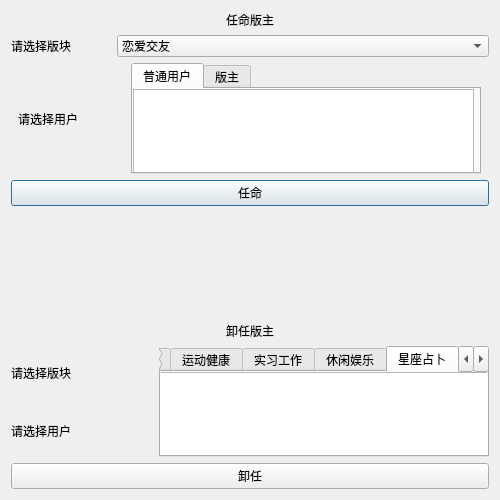
<?xml version="1.0" encoding="UTF-8"?>
<ui version="4.0">
 <class>AppointWin</class>
 <widget class="QDialog" name="AppointWin">
  <property name="geometry">
   <rect>
    <x>0</x>
    <y>0</y>
    <width>500</width>
    <height>500</height>
   </rect>
  </property>
  <property name="sizePolicy">
   <sizepolicy hsizetype="Fixed" vsizetype="Preferred">
    <horstretch>0</horstretch>
    <verstretch>0</verstretch>
   </sizepolicy>
  </property>
  <property name="minimumSize">
   <size>
    <width>500</width>
    <height>500</height>
   </size>
  </property>
  <property name="maximumSize">
   <size>
    <width>500</width>
    <height>1000</height>
   </size>
  </property>
  <property name="windowTitle">
   <string>Dialog</string>
  </property>
  <layout class="QVBoxLayout" name="verticalLayout_3">
   <item>
    <layout class="QVBoxLayout" name="verticalLayout_2">
     <item>
      <widget class="QLabel" name="label_2">
       <property name="text">
        <string>任命版主</string>
       </property>
       <property name="alignment">
        <set>Qt::AlignCenter</set>
       </property>
      </widget>
     </item>
     <item>
      <layout class="QHBoxLayout" name="horizontalLayout">
       <item>
        <widget class="QLabel" name="label_4">
         <property name="minimumSize">
          <size>
           <width>100</width>
           <height>0</height>
          </size>
         </property>
         <property name="maximumSize">
          <size>
           <width>100</width>
           <height>16777215</height>
          </size>
         </property>
         <property name="text">
          <string>请选择版块</string>
         </property>
        </widget>
       </item>
       <item>
        <widget class="QComboBox" name="comboBox">
         <property name="sizePolicy">
          <sizepolicy hsizetype="Expanding" vsizetype="Fixed">
           <horstretch>0</horstretch>
           <verstretch>0</verstretch>
          </sizepolicy>
         </property>
         <item>
          <property name="text">
           <string>恋爱交友</string>
          </property>
         </item>
         <item>
          <property name="text">
           <string>升学交流</string>
          </property>
         </item>
         <item>
          <property name="text">
           <string>学习交流</string>
          </property>
         </item>
         <item>
          <property name="text">
           <string>运动健康</string>
          </property>
         </item>
         <item>
          <property name="text">
           <string>实习工作</string>
          </property>
         </item>
         <item>
          <property name="text">
           <string>休闲娱乐</string>
          </property>
         </item>
         <item>
          <property name="text">
           <string>星座占卜</string>
          </property>
         </item>
         <item>
          <property name="text">
           <string>外出旅游</string>
          </property>
         </item>
         <item>
          <property name="text">
           <string/>
          </property>
         </item>
        </widget>
       </item>
      </layout>
     </item>
     <item>
      <layout class="QHBoxLayout" name="horizontalLayout_2">
       <item>
        <widget class="QLabel" name="label_5">
         <property name="minimumSize">
          <size>
           <width>100</width>
           <height>0</height>
          </size>
         </property>
         <property name="maximumSize">
          <size>
           <width>100</width>
           <height>16777215</height>
          </size>
         </property>
         <property name="text">
          <string>请选择用户</string>
         </property>
        </widget>
       </item>
       <item>
        <widget class="QTabWidget" name="tabWidget">
         <property name="sizePolicy">
          <sizepolicy hsizetype="Preferred" vsizetype="Expanding">
           <horstretch>0</horstretch>
           <verstretch>0</verstretch>
          </sizepolicy>
         </property>
         <property name="minimumSize">
          <size>
           <width>350</width>
           <height>100</height>
          </size>
         </property>
         <property name="maximumSize">
          <size>
           <width>350</width>
           <height>3000</height>
          </size>
         </property>
         <property name="currentIndex">
          <number>0</number>
         </property>
         <widget class="QWidget" name="tab_9">
          <attribute name="title">
           <string>普通用户</string>
          </attribute>
          <widget class="QListWidget" name="listWidget_general">
           <property name="geometry">
            <rect>
             <x>0</x>
             <y>0</y>
             <width>341</width>
             <height>291</height>
            </rect>
           </property>
          </widget>
         </widget>
         <widget class="QWidget" name="tab_10">
          <attribute name="title">
           <string>版主</string>
          </attribute>
          <widget class="QListWidget" name="listWidget_moderator">
           <property name="geometry">
            <rect>
             <x>0</x>
             <y>0</y>
             <width>351</width>
             <height>261</height>
            </rect>
           </property>
          </widget>
         </widget>
        </widget>
       </item>
      </layout>
     </item>
     <item>
      <widget class="QPushButton" name="appoint_btn">
       <property name="text">
        <string>任命</string>
       </property>
      </widget>
     </item>
     <item>
      <spacer name="verticalSpacer">
       <property name="orientation">
        <enum>Qt::Vertical</enum>
       </property>
       <property name="sizeHint" stdset="0">
        <size>
         <width>20</width>
         <height>40</height>
        </size>
       </property>
      </spacer>
     </item>
     <item>
      <widget class="QLabel" name="label_3">
       <property name="text">
        <string>卸任版主</string>
       </property>
       <property name="alignment">
        <set>Qt::AlignCenter</set>
       </property>
      </widget>
     </item>
     <item>
      <layout class="QHBoxLayout" name="horizontalLayout_3">
       <item>
        <layout class="QVBoxLayout" name="verticalLayout">
         <item>
          <widget class="QLabel" name="label_6">
           <property name="minimumSize">
            <size>
             <width>100</width>
             <height>0</height>
            </size>
           </property>
           <property name="maximumSize">
            <size>
             <width>100</width>
             <height>16777215</height>
            </size>
           </property>
           <property name="text">
            <string>请选择版块</string>
           </property>
          </widget>
         </item>
         <item>
          <widget class="QLabel" name="label_7">
           <property name="text">
            <string>请选择用户</string>
           </property>
          </widget>
         </item>
        </layout>
       </item>
       <item>
        <widget class="QTabWidget" name="tabWidget1">
         <property name="enabled">
          <bool>true</bool>
         </property>
         <property name="minimumSize">
          <size>
           <width>330</width>
           <height>0</height>
          </size>
         </property>
         <property name="maximumSize">
          <size>
           <width>330</width>
           <height>16777215</height>
          </size>
         </property>
         <property name="currentIndex">
          <number>6</number>
         </property>
         <widget class="QWidget" name="tab">
          <attribute name="title">
           <string>恋爱交友</string>
          </attribute>
          <widget class="QListWidget" name="listWidget_1">
           <property name="geometry">
            <rect>
             <x>0</x>
             <y>0</y>
             <width>5000</width>
             <height>5000</height>
            </rect>
           </property>
           <property name="sizePolicy">
            <sizepolicy hsizetype="Expanding" vsizetype="Expanding">
             <horstretch>0</horstretch>
             <verstretch>0</verstretch>
            </sizepolicy>
           </property>
           <property name="minimumSize">
            <size>
             <width>500</width>
             <height>500</height>
            </size>
           </property>
           <property name="selectionMode">
            <enum>QAbstractItemView::MultiSelection</enum>
           </property>
          </widget>
         </widget>
         <widget class="QWidget" name="tab_2">
          <attribute name="title">
           <string>升学交流</string>
          </attribute>
          <widget class="QListWidget" name="listWidget_2">
           <property name="geometry">
            <rect>
             <x>0</x>
             <y>0</y>
             <width>5000</width>
             <height>5000</height>
            </rect>
           </property>
           <property name="sizePolicy">
            <sizepolicy hsizetype="Expanding" vsizetype="Expanding">
             <horstretch>0</horstretch>
             <verstretch>0</verstretch>
            </sizepolicy>
           </property>
           <property name="minimumSize">
            <size>
             <width>500</width>
             <height>500</height>
            </size>
           </property>
          </widget>
         </widget>
         <widget class="QWidget" name="tab_3">
          <attribute name="title">
           <string>学习交流</string>
          </attribute>
          <widget class="QListWidget" name="listWidget_3">
           <property name="geometry">
            <rect>
             <x>0</x>
             <y>0</y>
             <width>5000</width>
             <height>5000</height>
            </rect>
           </property>
           <property name="minimumSize">
            <size>
             <width>500</width>
             <height>500</height>
            </size>
           </property>
          </widget>
         </widget>
         <widget class="QWidget" name="tab_4">
          <attribute name="title">
           <string>运动健康</string>
          </attribute>
          <widget class="QListWidget" name="listWidget_4">
           <property name="geometry">
            <rect>
             <x>-2</x>
             <y>-2</y>
             <width>5001</width>
             <height>5001</height>
            </rect>
           </property>
           <property name="minimumSize">
            <size>
             <width>500</width>
             <height>500</height>
            </size>
           </property>
          </widget>
         </widget>
         <widget class="QWidget" name="tab_5">
          <attribute name="title">
           <string>实习工作</string>
          </attribute>
          <widget class="QListWidget" name="listWidget_5">
           <property name="geometry">
            <rect>
             <x>-2</x>
             <y>-1</y>
             <width>5001</width>
             <height>4991</height>
            </rect>
           </property>
           <property name="minimumSize">
            <size>
             <width>500</width>
             <height>500</height>
            </size>
           </property>
          </widget>
         </widget>
         <widget class="QWidget" name="tab_6">
          <attribute name="title">
           <string>休闲娱乐</string>
          </attribute>
          <widget class="QListWidget" name="listWidget_6">
           <property name="geometry">
            <rect>
             <x>-1</x>
             <y>-1</y>
             <width>4881</width>
             <height>4931</height>
            </rect>
           </property>
           <property name="minimumSize">
            <size>
             <width>500</width>
             <height>500</height>
            </size>
           </property>
          </widget>
         </widget>
         <widget class="QWidget" name="tab_7">
          <attribute name="title">
           <string>星座占卜</string>
          </attribute>
          <widget class="QListWidget" name="listWidget_7">
           <property name="geometry">
            <rect>
             <x>-1</x>
             <y>0</y>
             <width>5001</width>
             <height>5001</height>
            </rect>
           </property>
           <property name="minimumSize">
            <size>
             <width>500</width>
             <height>500</height>
            </size>
           </property>
          </widget>
         </widget>
         <widget class="QWidget" name="tab_8">
          <attribute name="title">
           <string>外出旅游</string>
          </attribute>
          <widget class="QListWidget" name="listWidget_8">
           <property name="geometry">
            <rect>
             <x>0</x>
             <y>0</y>
             <width>5000</width>
             <height>5000</height>
            </rect>
           </property>
           <property name="minimumSize">
            <size>
             <width>500</width>
             <height>500</height>
            </size>
           </property>
          </widget>
         </widget>
        </widget>
       </item>
      </layout>
     </item>
     <item>
      <widget class="QPushButton" name="disappoint_btn">
       <property name="text">
        <string>卸任</string>
       </property>
      </widget>
     </item>
    </layout>
   </item>
  </layout>
 </widget>
 <resources/>
 <connections/>
</ui>
